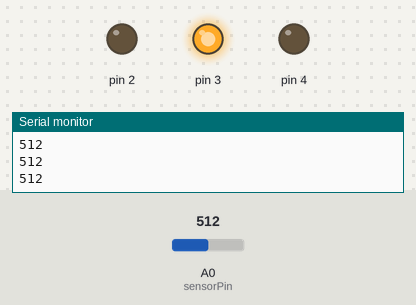
Simulated run of this sketch. Board: Arduino Uno, built with avr-gcc and run on an emulated ATmega328P. Parts: output pins drawn as LEDs (lit = HIGH), the last lines printed to the serial monitor. Inputs (shaded band) come from the test bench; at power-on: A0 (sensorPin) = 512.

Above: at 1.2 s.
1.3 s: A0 (sensorPin) set to 600
2.8 s: A0 (sensorPin) set to 625
At 3.4 s:
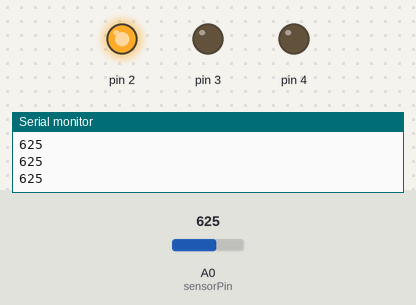
4.5 s: A0 (sensorPin) set to 306
At 5.9 s:
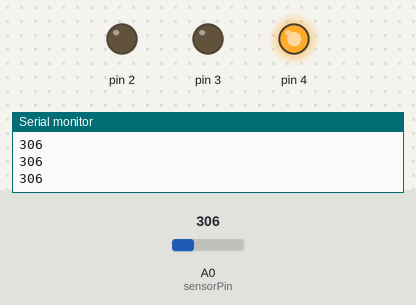
6.3 s: A0 (sensorPin) set to 367
7.9 s: A0 (sensorPin) set to 399
At 9.0 s:
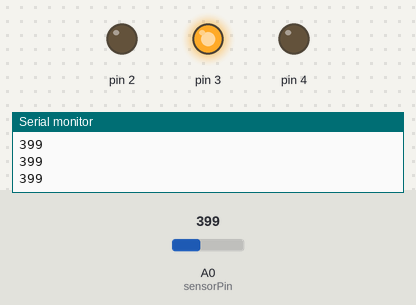
9.6 s: A0 (sensorPin) set to 122
At 10.3 s:
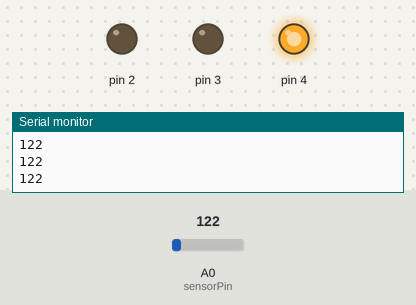
Timing chart, 0 to 12.4 s (numbered marks = the images above; inputs shaded):
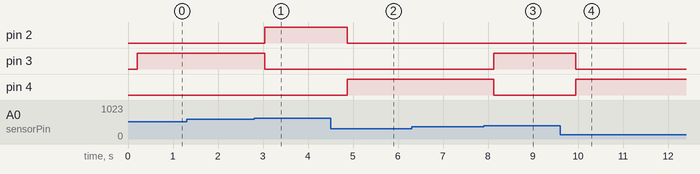

The sketch:

turbidity.ino
```cpp
#include <LiquidCrystal_I2C.h>
LiquidCrystal_I2C lcd(0x27, 2, 16);
int sensorPin = A0;
void setup()
{
  Serial.begin(9600);

  pinMode(2, OUTPUT);
  pinMode(3, OUTPUT);
  pinMode(4, OUTPUT);
}
void loop() {
  int sensorValue = analogRead(sensorPin);
  Serial.println(sensorValue);
  int turbidity = map(sensorValue, 0, 750, 100, 0);
  delay(100);
  lcd.setCursor(0, 0);
  lcd.print("turbidity:");
  lcd.print("   ");
  lcd.setCursor(10, 0);
  lcd.print(turbidity);
  delay(100);
  if (turbidity < 20) {
    digitalWrite(2, HIGH);
    digitalWrite(3, LOW);
    digitalWrite(4, LOW);
    lcd.setCursor(0, 1);
    lcd.print(" its CLEAR ");
  }
  if ((turbidity > 20) && (turbidity < 50)) {
    digitalWrite(2, LOW);
    digitalWrite(3, HIGH);
    digitalWrite(4, LOW);
    lcd.setCursor(0, 1);
    lcd.print(" its CLOUDY ");
  }
  if (turbidity > 50) {
    digitalWrite(2, LOW);
    digitalWrite(3, LOW);
    digitalWrite(4, HIGH);
    lcd.setCursor(0, 1);
    lcd.print(" its DIRTY ");
  }
}
```

Measured:
- the behaviour switches between 607 and 608 on A0 (sensorPin) (found by bisection; images 0 and 1)
- the behaviour switches between 382 and 383 on A0 (sensorPin) (found by bisection; images 2 and 3)
- after the input at 2.8 s, pin 2: LOW → HIGH after 0.24 s; pin 3: HIGH → LOW after 0.24 s
- after the input at 4.5 s, pin 2: HIGH → LOW after 0.37 s; pin 4: LOW → HIGH after 0.37 s
- after the input at 7.9 s, pin 3: LOW → HIGH after 0.22 s; pin 4: HIGH → LOW after 0.22 s
- after the input at 9.6 s, pin 3: HIGH → LOW after 0.35 s; pin 4: LOW → HIGH after 0.35 s
